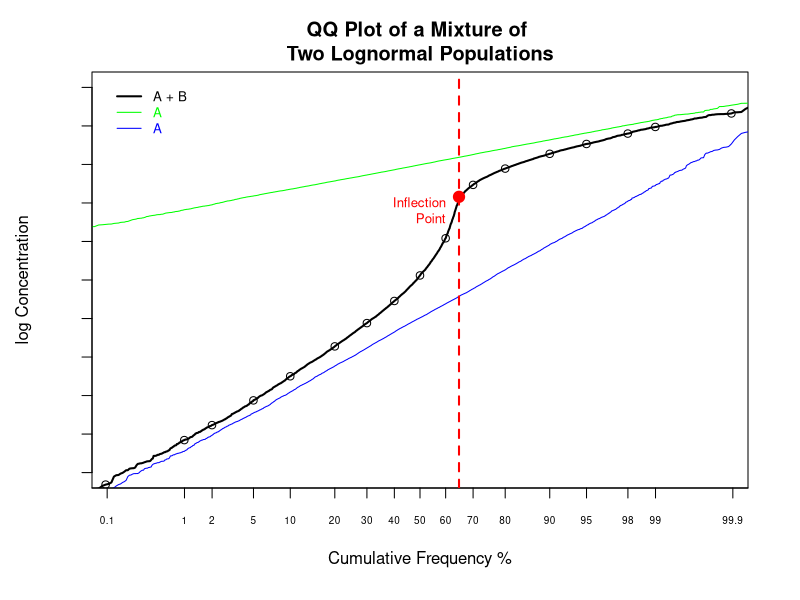

Write the R code that produced this figure.
## ---- chunk 1
percents <- c(0.01, 0.1, 1, 2, 5, 10, 20, 30, 40, 50, 60, 70, 80, 90, 95, 98, 99, 99.9, 99.99)
n <- 10000
propA <- 0.65
A <- sort(exp(rnorm(n, 4, 0.75)))
B <- sort(exp(rnorm(n, 6, 0.25)))
i_mix <- sort(c(sample(A, size = propA * n), sample(B, size = (1 - propA) * n)))
mix <- qqnorm(log(i_mix), plot.it = FALSE)
par(mar = c(5.1, 4.1, 3.1, 2.1), oma = c(0.5, 0.5, 0.5, 0.5))
plot(mix, 
     col = 0, 
     type = "l",
     lwd = 2,
     cex = 0.5, 
     xlim = c(-3, 3), 
     ylim = c(2, 7), 
     xaxt = "n",
     yaxt = "n",
     xlab = "Cumulative Frequency %", 
     ylab = "log Concentration",
     main = "QQ Plot of a Mixture of \nTwo Lognormal Populations")
points(as.data.frame(mix)[length(mix$x) * percents / 100, ], cex = 1)
lines(mix, col = "black", lwd = 2)
lines(qqnorm(log(A), plot.it = FALSE), col = "blue", lwd = 1)
lines(qqnorm(log(B), plot.it = FALSE), col = "green", lwd = 1)
axis(1, at = qnorm(percents / 100), labels = as.character(percents), cex.axis = 0.6)
axis(2, at = seq(2, 7, by = 0.5), labels = NA)
legend("topleft", inset = 0.02, 
       c("A + B", "A", "A"), lty = c(1, 1, 1), lwd = c(2, 1, 1), 
       col = c("black", "green", "blue"), text.col = c("black", "green", "blue"), bty = "n", cex = 0.8)
abline(v = qnorm(propA), col = "red", lwd = 2, lty = 2)
points(qnorm(65 / 100), 5.58, col = "red", pch = 19, cex = 1.5)
text(qnorm(60 / 100), 5, "Inflection\nPoint", col = "red", adj = c(1, -0.70), cex = 0.8)
